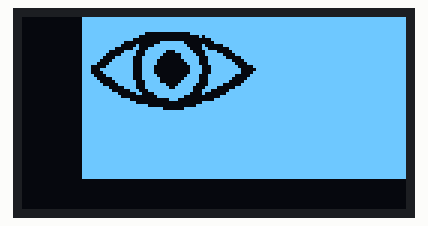
Bench run of a sketch on a simulated Arduino Uno, built with avr-gcc and run on an emulated ATmega328P. Shown: 128×64 one-colour display.

Above: at 0.1 s.

The sketch:

dessin.ino
```cpp
#include <SPI.h>

#include <Wire.h>

#include <Adafruit_GFX.h>

#include <Adafruit_SSD1306.h>


#define OLED_RESET 4

Adafruit_SSD1306 display(OLED_RESET);


const unsigned char myBitmap [] PROGMEM = {

0xff, 0xff, 0xff, 0xff, 0xff, 0xff, 0xff, 0xff, 0xff, 0xff, 0xff, 0xff, 0xff, 0xff, 0xff, 0xff,
  0xff, 0xff, 0xff, 0xff, 0xff, 0xff, 0xff, 0xff, 0xff, 0xff, 0xff, 0xff, 0xff, 0xff, 0xff, 0xff,
  0xff, 0xff, 0xff, 0xff, 0xff, 0xff, 0xff, 0xff, 0xff, 0xff, 0xff, 0xff, 0xff, 0xff, 0xff, 0xff,
  0xff, 0xff, 0xff, 0xff, 0xff, 0xff, 0xff, 0xff, 0xff, 0xff, 0xff, 0xff, 0xff, 0xff, 0xff, 0xff,
  0xff, 0xff, 0xff, 0xff, 0xff, 0xff, 0xff, 0xff, 0xff, 0xff, 0xff, 0xff, 0xff, 0xff, 0xff, 0xff,
  0xff, 0xff, 0xff, 0xff, 0xff, 0xff, 0xff, 0xff, 0xff, 0xff, 0xff, 0xff, 0xff, 0xff, 0xff, 0xff,
  0xff, 0xff, 0xff, 0xff, 0xff, 0xff, 0xff, 0xff, 0xff, 0xff, 0xff, 0xff, 0xff, 0xff, 0xff, 0xff,
  0xff, 0xff, 0xff, 0xff, 0xff, 0xff, 0xff, 0xff, 0xff, 0xff, 0xff, 0xff, 0xff, 0xff, 0xff, 0xff,
  0xff, 0xff, 0xff, 0xff, 0xff, 0xff, 0xff, 0xff, 0xff, 0xff, 0xff, 0xff, 0xff, 0xff, 0xff, 0xff,
  0xff, 0xff, 0xff, 0xff, 0xff, 0xff, 0xff, 0xff, 0xff, 0xff, 0xff, 0xff, 0xff, 0xff, 0xff, 0xff,
  0xff, 0xff, 0xff, 0xff, 0xff, 0xff, 0xff, 0xff, 0xff, 0xff, 0xff, 0xff, 0xff, 0xff, 0xff, 0xff,
  0xff, 0xff, 0xff, 0xff, 0xff, 0xff, 0xff, 0xff, 0xff, 0xff, 0xff, 0xff, 0xff, 0xff, 0xff, 0xff,
  0xff, 0xff, 0xff, 0xff, 0xff, 0xff, 0xff, 0xff, 0xff, 0xff, 0xff, 0xff, 0xff, 0xff, 0xff, 0xff,
  0xff, 0xff, 0xff, 0xff, 0xff, 0xff, 0xff, 0xff, 0xff, 0xff, 0xff, 0xff, 0xff, 0xff, 0xff, 0xff,
  0xff, 0xff, 0xff, 0xff, 0xff, 0xff, 0xff, 0xff, 0xff, 0xff, 0xff, 0xff, 0xff, 0xff, 0xff, 0xff,
  0xff, 0xff, 0xf8, 0x00, 0x0f, 0xff, 0xff, 0xff, 0xff, 0xff, 0xff, 0xff, 0xff, 0xff, 0xff, 0xff,
  0xff, 0xff, 0xe0, 0x00, 0x01, 0x7f, 0xff, 0xff, 0xff, 0xff, 0xff, 0xff, 0xff, 0xff, 0xff, 0xff,
  0xff, 0xff, 0x80, 0x00, 0x00, 0x1f, 0xff, 0xff, 0xff, 0xff, 0xff, 0xff, 0xff, 0xff, 0xff, 0xff,
  0xff, 0xfc, 0x00, 0x3f, 0xc0, 0x0f, 0xff, 0xff, 0xff, 0xff, 0xff, 0xff, 0xff, 0xff, 0xff, 0xff,
  0xff, 0xf8, 0x20, 0xff, 0xe0, 0x81, 0xff, 0xff, 0xff, 0xff, 0xff, 0xff, 0xff, 0xff, 0xff, 0xff,
  0xff, 0xe0, 0x63, 0xff, 0xf0, 0xc0, 0x7f, 0xff, 0xff, 0xff, 0xff, 0xff, 0xff, 0xff, 0xff, 0xff,
  0xff, 0x83, 0xc7, 0xf1, 0xf8, 0x78, 0x3f, 0xff, 0xff, 0xff, 0xff, 0xff, 0xff, 0xff, 0xff, 0xff,
  0xff, 0x07, 0xc7, 0xe0, 0x7c, 0x7e, 0x1f, 0xff, 0xff, 0xff, 0xff, 0xff, 0xff, 0xff, 0xff, 0xff,
  0xfe, 0x1f, 0x8f, 0xc0, 0x7e, 0x3f, 0x07, 0xff, 0xff, 0xff, 0xff, 0xff, 0xff, 0xff, 0xff, 0xff,
  0xfc, 0x3f, 0x8f, 0x80, 0x3e, 0x3f, 0xc3, 0xff, 0xff, 0xff, 0xff, 0xff, 0xff, 0xff, 0xff, 0xff,
  0xf8, 0x7f, 0x8f, 0x80, 0x1e, 0x3f, 0xe1, 0xff, 0xff, 0xff, 0xff, 0xff, 0xff, 0xff, 0xff, 0xff,
  0xe0, 0xff, 0x8f, 0x00, 0x0f, 0x1f, 0xf0, 0x7f, 0xff, 0xff, 0xff, 0xff, 0xff, 0xff, 0xff, 0xff,
  0xe3, 0xff, 0x8f, 0x00, 0x0f, 0x1f, 0xf8, 0x3f, 0xff, 0xff, 0xff, 0xff, 0xff, 0xff, 0xff, 0xff,
  0xe1, 0xff, 0x8f, 0x00, 0x0f, 0x1f, 0xf8, 0x7f, 0xff, 0xff, 0xff, 0xff, 0xff, 0xff, 0xff, 0xff,
  0xf0, 0xff, 0x8f, 0x80, 0x1e, 0x3f, 0xe0, 0xff, 0xff, 0xff, 0xff, 0xff, 0xff, 0xff, 0xff, 0xff,
  0xf8, 0x3f, 0x8f, 0xc0, 0x3e, 0x3f, 0xc1, 0xff, 0xff, 0xff, 0xff, 0xff, 0xff, 0xff, 0xff, 0xff,
  0xfc, 0x1f, 0xc7, 0xc0, 0x7e, 0x3f, 0x83, 0xff, 0xff, 0xff, 0xff, 0xff, 0xff, 0xff, 0xff, 0xff,
  0xfe, 0x0f, 0xc7, 0xf0, 0xfc, 0x3e, 0x07, 0xff, 0xff, 0xff, 0xff, 0xff, 0xff, 0xff, 0xff, 0xff,
  0xff, 0x83, 0xc7, 0xf9, 0xf8, 0x78, 0x1f, 0xff, 0xff, 0xff, 0xff, 0xff, 0xff, 0xff, 0xff, 0xff,
  0xff, 0xc0, 0xe3, 0xff, 0xf8, 0xe0, 0x7f, 0xff, 0xff, 0xff, 0xff, 0xff, 0xff, 0xff, 0xff, 0xff,
  0xff, 0xf0, 0x30, 0xff, 0xf0, 0x80, 0xff, 0xff, 0xff, 0xff, 0xff, 0xff, 0xff, 0xff, 0xff, 0xff,
  0xff, 0xf8, 0x00, 0x7f, 0xc0, 0x03, 0xff, 0xff, 0xff, 0xff, 0xff, 0xff, 0xff, 0xff, 0xff, 0xff,
  0xff, 0xff, 0x00, 0x07, 0x00, 0x0f, 0xff, 0xff, 0xff, 0xff, 0xff, 0xff, 0xff, 0xff, 0xff, 0xff,
  0xff, 0xff, 0xc0, 0x00, 0x00, 0xff, 0xff, 0xff, 0xff, 0xff, 0xff, 0xff, 0xff, 0xff, 0xff, 0xff,
  0xff, 0xff, 0xfc, 0x00, 0x03, 0xff, 0xff, 0xff, 0xff, 0xff, 0xff, 0xff, 0xff, 0xff, 0xff, 0xff,
  0xff, 0xff, 0xff, 0xe0, 0x3f, 0xff, 0xff, 0xff, 0xff, 0xff, 0xff, 0xff, 0xff, 0xff, 0xff, 0xff,
  0xff, 0xff, 0xff, 0xff, 0xff, 0xff, 0xff, 0xff, 0xff, 0xff, 0xff, 0xff, 0xff, 0xff, 0xff, 0xff,
  0xff, 0xff, 0xff, 0xff, 0xff, 0xff, 0xff, 0xff, 0xff, 0xff, 0xff, 0xff, 0xff, 0xff, 0xff, 0xff,
  0xff, 0xff, 0xff, 0xff, 0xff, 0xff, 0xff, 0xff, 0xff, 0xff, 0xff, 0xff, 0xff, 0xff, 0xff, 0xff,
  0xff, 0xff, 0xff, 0xff, 0xff, 0xff, 0xff, 0xff, 0xff, 0xff, 0xff, 0xff, 0xff, 0xff, 0xff, 0xff,
  0xff, 0xff, 0xff, 0xff, 0xff, 0xff, 0xff, 0xff, 0xff, 0xff, 0xff, 0xff, 0xff, 0xff, 0xff, 0xff,
  0xff, 0xff, 0xff, 0xff, 0xff, 0xff, 0xff, 0xff, 0xff, 0xff, 0xff, 0xff, 0xff, 0xff, 0xff, 0xff,
  0xff, 0xff, 0xff, 0xff, 0xff, 0xff, 0xff, 0xff, 0xff, 0xff, 0xff, 0xff, 0xff, 0xff, 0xff, 0xff,
  0xff, 0xff, 0xff, 0xff, 0xff, 0xff, 0xff, 0xff, 0xff, 0xff, 0xff, 0xff, 0xff, 0xff, 0xff, 0xff,
  0xff, 0xff, 0xff, 0xff, 0xff, 0xff, 0xff, 0xff, 0xff, 0xff, 0xff, 0xff, 0xff, 0xff, 0xff, 0xff,
  0xff, 0xff, 0xff, 0xff, 0xff, 0xff, 0xff, 0xff, 0xff, 0xff, 0xff, 0xff, 0xff, 0xff, 0xff, 0xff,
  0xff, 0xff, 0xff, 0xff, 0xff, 0xff, 0xff, 0xff, 0xff, 0xff, 0xff, 0xff, 0xff, 0xff, 0xff, 0xff,
  0xff, 0xff, 0xff, 0xff, 0xff, 0xff, 0xff, 0xff, 0xff, 0xff, 0xff, 0xff, 0xff, 0xff, 0xff, 0xff,
  0xff, 0xff, 0xff, 0xff, 0xff, 0xff, 0xff, 0xff, 0xff, 0xff, 0xff, 0xff, 0xff, 0xff, 0xff, 0xff,
  0xff, 0xff, 0xff, 0xff, 0xff, 0xff, 0xff, 0xff, 0xff, 0xff, 0xff, 0xff, 0xff, 0xff, 0xff, 0xff,
  0xff, 0xff, 0xff, 0xff, 0xff, 0xff, 0xff, 0xff, 0xff, 0xff, 0xff, 0xff, 0xff, 0xff, 0xff, 0xff,
  0xff, 0xff, 0xff, 0xff, 0xff, 0xff, 0xff, 0xff, 0xff, 0xff, 0xff, 0xff, 0xff, 0xff, 0xff, 0xff,
  0xff, 0xff, 0xff, 0xff, 0xff, 0xff, 0xff, 0xff, 0xff, 0xff, 0xff, 0xff, 0xff, 0xff, 0xff, 0xff,
  0xff, 0xff, 0xff, 0xff, 0xff, 0xff, 0xff, 0xff, 0xff, 0xff, 0xff, 0xff, 0xff, 0xff, 0xff, 0xff,
  0xff, 0xff, 0xff, 0xff, 0xff, 0xff, 0xff, 0xff, 0xff, 0xff, 0xff, 0xff, 0xff, 0xff, 0xff, 0xff,
  0xff, 0xff, 0xff, 0xff, 0xff, 0xff, 0xff, 0xff, 0xff, 0xff, 0xff, 0xff, 0xff, 0xff, 0xff, 0xff,
  0xff, 0xff, 0xff, 0xff, 0xff, 0xff, 0xff, 0xff, 0xff, 0xff, 0xff, 0xff, 0xff, 0xff, 0xff, 0xff,
  0xff, 0xff, 0xff, 0xff, 0xff, 0xff, 0xff, 0xff, 0xff, 0xff, 0xff, 0xff, 0xff, 0xff, 0xff, 0xff,
  0xff, 0xff, 0xff, 0xff, 0xff, 0xff, 0xff, 0xff, 0xff, 0xff, 0xff, 0xff, 0xff, 0xff, 0xff, 0xff

};

void setup()   {

  // On my display, I had to used 0x3C as the address, something to do with the RESET not being

  // connected to the Arduino. THe 0x3D address below is the address used in the original

  // Adafruit OLED example

  display.begin(SSD1306_SWITCHCAPVCC, 0x3C);  // initialize with the I2C addr 0x3D (for the 128x64)
display.setTextColor(BLACK, WHITE);
  display.clearDisplay(); // Make sure the display is cleared

  // Draw the bitmap:

  // drawBitmap(x position, y position, bitmap data, bitmap width, bitmap height, color)

  display.drawBitmap(20, -10, myBitmap, 128, 64, WHITE);


  // Update the display

  display.display();

}


void loop() {
display.clearDisplay();


}
```
